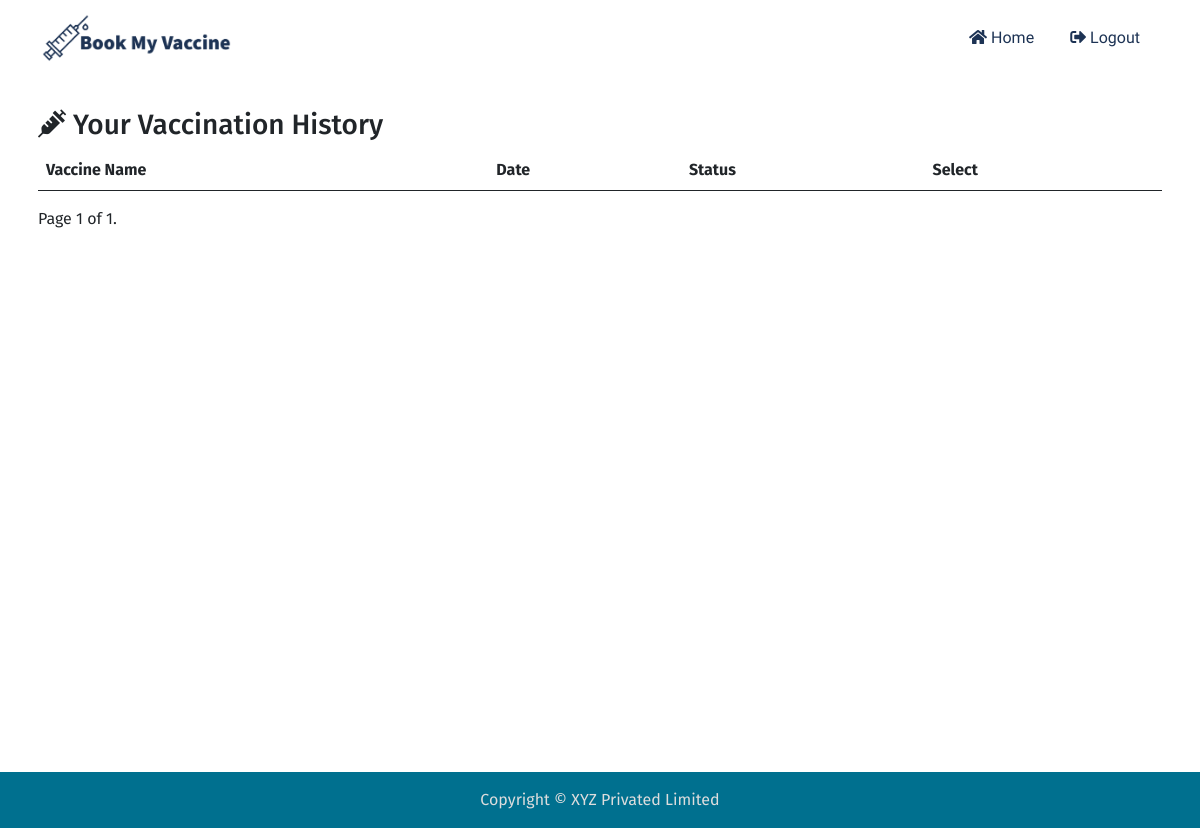
Before: /vaccination/ (signed in) with the older database file.
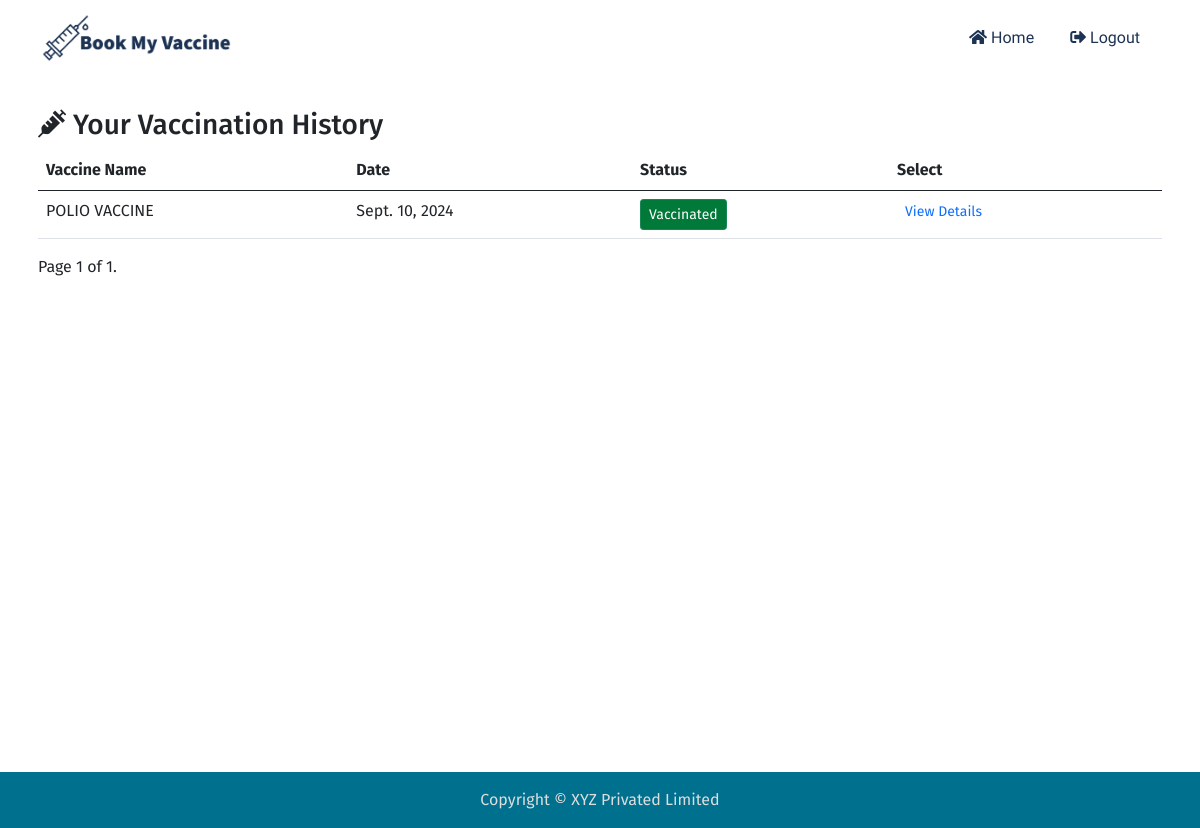
After: the same page with the newer database file.
### vaccination/models.py (models this page shows, shortened)
class Vaccination(models.Model):
    patient = models.ForeignKey(User, related_name="patient", on_delete=models.CASCADE)
    campaign = models.ForeignKey(Campaign, on_delete=models.CASCADE)
    slot = models.ForeignKey(Slot, on_delete=models.CASCADE)
    date = models.DateField(null=True, blank=True)
    is_Vaccinated = models.BooleanField(default=False)
    updated_by = models.ForeignKey(User, null=True, blank=True, on_delete=models.CASCADE)
    updated_on = models.DateTimeField(auto_now=True, )

### campaign/models.py (models this page shows, shortened)
class Campaign(models.Model):
    center = models.ForeignKey(Center, on_delete=models.CASCADE)
    vaccine = models.ForeignKey(Vaccine, on_delete=models.CASCADE)
    start_date = models.DateField(null=True)
    end_date = models.DateField(null=True)
    agents = models.ManyToManyField(User, blank=True)

class Slot(models.Model):
    campaign = models.ForeignKey(Campaign, on_delete=models.CASCADE)
    date = models.DateField(null=True, blank= True)
    start_time = models.TimeField(null=True, blank=True)
    end_time = models.TimeField(null=True, blank=True)
    maximum_capacity = models.IntegerField(default=0, null=True, blank=True)
    reserved = models.IntegerField(default=0, null=True, blank=True)

### vaccine/models.py (models this page shows, shortened)
class Vaccine(models.Model):
    name = models.CharField("Vaccine Name", max_length=32)
    description = models.TextField(max_length=1024)
    numbre_of_doses = models.IntegerField(default=1)
    interval = models.IntegerField(default=0, help_text="please provide interval in days")
    storage_temprature = models.IntegerField(null=True, blank=True, help_text="provide temprature in celcius")
    minimum_age = models.IntegerField(default=0)

### vaccination/views.py (the view)
# urls.py: path("", views.Vaccination_List.as_view(), name="vaccination_list"),
class Vaccination_List(LoginRequiredMixin, generic.ListView):
    model = Vaccination
    template_name = "vaccination/vaccination_list.html"
    paginate_by = 10
    ordering = ["id"]
    def get_queryset(self):
        return super().get_queryset().filter(patient = self.request.user)

### vaccination/templates/vaccination/vaccination_list.html (shortened to what this page needs)
{% extends 'mysite/base.html' %}
{% block content %}
<div class="mt-3">
  <div class="d-flex align-items-center justify-content-between">
    <h3 class="text-center"><i class="fas fa-syringe"></i> Your Vaccination History</h3>
  </div>
  <table class="table table-hover">
    <thead>
      <tr>
        <th scope="col">Vaccine Name</th>
        <th scope="col">Date</th>
        <th scope="col">Status</th>
        <th scope="col">Select</th>
      </tr>
    </thead>
    <tbody>
      {% for vaccination in object_list %}
        <tr>
            <td>{{ vaccination.campaign.vaccine.name|upper }}</a></td>
            <td>{{ vaccination.slot.date }}</td>
            <td>
                {% if vaccination.is_Vaccinated %}
                    <button class="btn btn-sm btn-success">Vaccinated</button>
                {% else %}
                    <button class="btn btn-sm btn-primary">Scheduled</button>
                {% endif %}
            </td>
            <td><a href="{% url 'vaccination:vaccination_details' vaccination.id  %}" class="btn-sm btn-outline-primary">View Details</a></td>
        </tr>
      {% endfor %}
    </tbody>
  </table>
  {% include "components/pagination.html" %}
</div>
{% endblock content %}

Changed rows visible on the page:
added Vaccination: campaign.vaccine.name "POLIO VACCINE", slot "Sept. 10, 2024", is_Vaccinated "Vaccinated"
